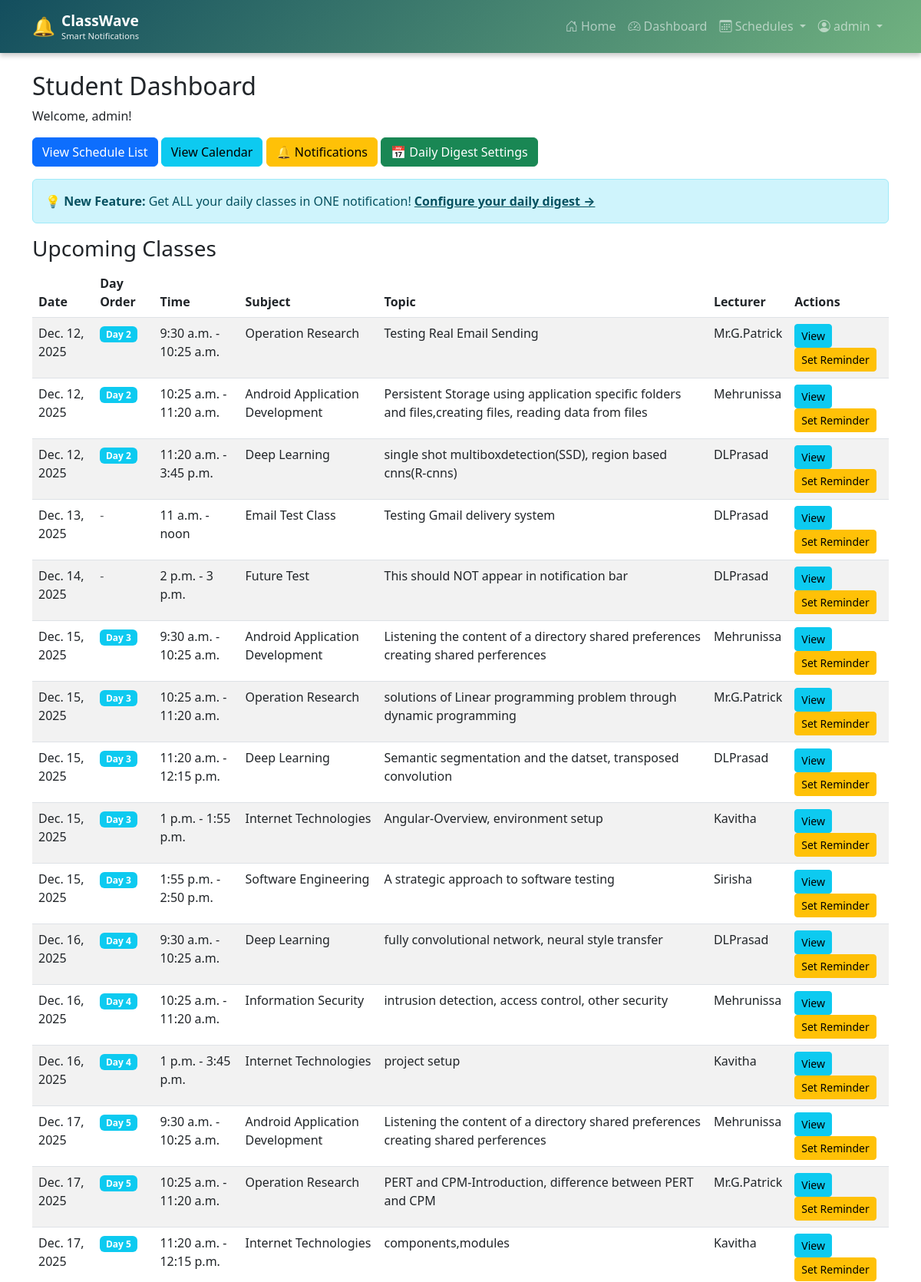
The page /schedules/student/ (signed in, upper part) on the database its author committed.
### accounts/models.py (models this page shows, shortened)
class User(AbstractUser):
    USER_TYPE_CHOICES = (
        ('student', 'Student'),
        ('lecturer', 'Lecturer'),
    )
    user_type = models.CharField(max_length=10, choices=USER_TYPE_CHOICES)
    email = models.EmailField(unique=True)
    phone = models.CharField(max_length=15, blank=True, null=True)

### schedules/models.py (models this page shows, shortened)
class Schedule(models.Model):
    DAY_ORDER_CHOICES = (
        ('1', 'Day 1'),
        ('2', 'Day 2'),
        ('3', 'Day 3'),
        ('4', 'Day 4'),
        ('5', 'Day 5'),
        ('6', 'Day 6'),
    )
    subject_name = models.CharField(max_length=200)
    topic = models.CharField(max_length=300)
    lecturer = models.ForeignKey(User, on_delete=models.CASCADE, related_name='schedules')
    department = models.CharField(max_length=100, blank=True, null=True, help_text="Department for this schedule")
    day_order = models.CharField(max_length=1, choices=DAY_ORDER_CHOICES, blank=True, null=True, help_text="Day order (Day 1, Day 2, etc.)")
    date = models.DateField()
    start_time = models.TimeField()
    end_time = models.TimeField()
    batch = models.CharField(max_length=50, blank=True, null=True)
    students = models.ManyToManyField(User, related_name='assigned_schedules', blank=True)
    created_at = models.DateTimeField(auto_now_add=True)
    updated_at = models.DateTimeField(auto_now=True)
    class Meta:
        ordering = ['date', 'start_time']

### schedules/views.py (the view, shortened to what this page needs)
# urls.py: path('student/', views.student_dashboard, name='student_dashboard'),
@login_required
def student_dashboard(request):
    if request.user.user_type != 'student' and not request.user.is_superuser:
        return redirect('lecturer_dashboard')
    if request.user.is_superuser:
        schedules = Schedule.objects.all().order_by('date', 'start_time')
        department = "Admin - All Departments"
    context = {
        'schedules': schedules,
        'department': department,
    }
    return render(request, 'schedules/student_dashboard.html', context)

### templates/schedules/student_dashboard.html (shortened to what this page needs)
{% extends 'base.html' %}
{% block content %}
<div class="row">
    <div class="col-md-12">
        <h2>Student Dashboard</h2>
        <p>Welcome, {{ user.username }}!</p>
        <div class="mb-3">
            <a href="{% url 'schedule_list' %}" class="btn btn-primary">View Schedule List</a>
            <a href="{% url 'schedule_calendar' %}" class="btn btn-info">View Calendar</a>
            <a href="{% url 'notifications' %}" class="btn btn-warning">🔔 Notifications</a>
            <a href="{% url 'digest_preferences' %}" class="btn btn-success">📅 Daily Digest Settings</a>
        </div>
        <div class="alert alert-info">
            <strong>💡 New Feature:</strong> Get ALL your daily classes in ONE notification!
            <a href="{% url 'digest_preferences' %}" class="alert-link">Configure your daily digest →</a>
        </div>
        <h3>Upcoming Classes</h3>
        {% if schedules %}
            <div class="table-responsive">
                <table class="table table-striped">
                    <thead>
                        <tr>
                            <th>Date</th>
                            <th>Day Order</th>
                            <th>Time</th>
                            <th>Subject</th>
                            <th>Topic</th>
                            <th>Lecturer</th>
                            <th>Actions</th>
                        </tr>
                    </thead>
                    <tbody>
                        {% for schedule in schedules %}
                            <tr>
                                <td>{{ schedule.date }}</td>
                                <td>
                                    {% if schedule.day_order %}
                                        <span class="badge bg-info">Day {{ schedule.day_order }}</span>
                                    {% else %}
                                        <span class="text-muted">-</span>
                                    {% endif %}
                                </td>
                                <td>{{ schedule.start_time }} - {{ schedule.end_time }}</td>
                                <td>{{ schedule.subject_name }}</td>
                                <td>{{ schedule.topic }}</td>
                                <td>{{ schedule.lecturer.get_full_name|default:schedule.lecturer.username }}</td>
                                <td>
                                    <a href="{% url 'schedule_detail' schedule.id %}" class="btn btn-sm btn-info">View</a>
                                    <a href="{% url 'set_reminder' schedule.id %}" class="btn btn-sm btn-warning">Set Reminder</a>
                                </td>
                            </tr>
                        {% endfor %}
                    </tbody>
                </table>
            </div>
        {% else %}
            <p class="alert alert-info">No schedules assigned yet.</p>
        {% endif %}
    </div>
</div>
{% endblock %}

### templates/base.html (shortened to what this page needs)
<!DOCTYPE html>
<html lang="en">
<head>
    <link href="https://cdn.jsdelivr.net/npm/bootstrap@5.3.0/dist/css/bootstrap.min.css" rel="stylesheet">
    <link rel="stylesheet" href="https://cdn.jsdelivr.net/npm/bootstrap-icons@1.11.0/font/bootstrap-icons.css">
</head>
<body>
    <nav class="navbar navbar-expand-lg navbar-dark" style="background: linear-gradient(135deg, #134E5E 0%, #71B280 100%); box-shadow: 0 4px 6px rgba(0,0,0,0.2);">
        <div class="container">
            <a class="navbar-brand d-flex align-items-center" href="{% url 'home' %}">
                <span class="me-2" style="font-size: 1.5rem;">🔔</span>
                <div class="d-flex flex-column">
                    <span class="fw-bold" style="font-size: 1.2rem;">ClassWave</span>
                    <small style="font-size: 0.7rem; opacity: 0.9; margin-top: -3px;">Smart Notifications</small>
                </div>
            </a>
            <div class="collapse navbar-collapse" id="navbarNav">
                <ul class="navbar-nav ms-auto">
                    <li class="nav-item">
                        <a class="nav-link" href="{% url 'home' %}">
                            <i class="bi bi-house-door"></i> Home
                        </a>
                    </li>
                    {% if user.is_authenticated %}
                        <li class="nav-item">
                            <a class="nav-link" href="{% url 'dashboard' %}">
                                <i class="bi bi-speedometer2"></i> Dashboard
                            </a>
                        </li>
                        <li class="nav-item dropdown">
                            <a class="nav-link dropdown-toggle" href="#" role="button" data-bs-toggle="dropdown">
                                <i class="bi bi-calendar3"></i> Schedules
                            </a>
                        </li>
                        <li class="nav-item dropdown">
                            <a class="nav-link dropdown-toggle" href="#" role="button" data-bs-toggle="dropdown">
                                <i class="bi bi-person-circle"></i> {{ user.username }}
                            </a>
                        </li>
                    {% endif %}
                </ul>
            </div>
        </div>
    </nav>
    <div class="container mt-4">
        {% block content %}{% endblock %}
    </div>
</body>
</html>

### rows shown on the page
User: username "admin"
Schedule: date "Dec. 12, 2025", day_order "2", start_time "9:30 a.m.", end_time "10:25 a.m.", subject_name "Operation Research", topic "Testing Real Email Sending", lecturer.get_full_name "Mr.G.Patrick"
Schedule: date "Dec. 12, 2025", day_order "2", start_time "10:25 a.m.", end_time "11:20 a.m.", subject_name "Android Application Development", topic "Persistent Storage using application specific folders and files,creating files, reading data from files", lecturer.get_full_name "Mehrunissa"
Schedule: date "Dec. 12, 2025", day_order "2", start_time "11:20 a.m.", end_time "3:45 p.m.", subject_name "Deep Learning", topic "single shot multiboxdetection(SSD), region based cnns(R-cnns)", lecturer.get_full_name "DLPrasad"
Schedule: date "Dec. 13, 2025", start_time "11 a.m.", end_time "noon", subject_name "Email Test Class", topic "Testing Gmail delivery system", lecturer.get_full_name "DLPrasad"
Schedule: date "Dec. 14, 2025", start_time "2 p.m.", end_time "3 p.m.", subject_name "Future Test", topic "This should NOT appear in notification bar", lecturer.get_full_name "DLPrasad"
Schedule: date "Dec. 15, 2025", day_order "3", start_time "9:30 a.m.", end_time "10:25 a.m.", subject_name "Android Application Development", topic "Listening the content of a directory shared preferences creating shared perferences", lecturer.get_full_name "Mehrunissa"
Schedule: date "Dec. 15, 2025", day_order "3", start_time "10:25 a.m.", end_time "11:20 a.m.", subject_name "Operation Research", topic "solutions of Linear programming problem through dynamic programming", lecturer.get_full_name "Mr.G.Patrick"
Schedule: date "Dec. 15, 2025", day_order "3", start_time "11:20 a.m.", end_time "12:15 p.m.", subject_name "Deep Learning", topic "Semantic segmentation and the datset, transposed convolution", lecturer.get_full_name "DLPrasad"
Schedule: date "Dec. 15, 2025", day_order "3", start_time "1 p.m.", end_time "1:55 p.m.", subject_name "Internet Technologies", topic "Angular-Overview, environment setup", lecturer.get_full_name "Kavitha"
Schedule: date "Dec. 15, 2025", day_order "3", start_time "1:55 p.m.", end_time "2:50 p.m.", subject_name "Software Engineering", topic "A strategic approach to software testing", lecturer.get_full_name "Sirisha"
Schedule: date "Dec. 16, 2025", day_order "4", start_time "9:30 a.m.", end_time "10:25 a.m.", subject_name "Deep Learning", topic "fully convolutional network, neural style transfer", lecturer.get_full_name "DLPrasad"
Schedule: date "Dec. 16, 2025", day_order "4", start_time "10:25 a.m.", end_time "11:20 a.m.", subject_name "Information Security", topic "intrusion detection, access control, other security", lecturer.get_full_name "Mehrunissa"
Schedule: date "Dec. 16, 2025", day_order "4", start_time "1 p.m.", end_time "3:45 p.m.", subject_name "Internet Technologies", topic "project setup", lecturer.get_full_name "Kavitha"
Schedule: date "Dec. 17, 2025", day_order "5", start_time "9:30 a.m.", end_time "10:25 a.m.", subject_name "Android Application Development", topic "Listening the content of a directory shared preferences creating shared perferences", lecturer.get_full_name "Mehrunissa"
Schedule: date "Dec. 17, 2025", day_order "5", start_time "10:25 a.m.", end_time "11:20 a.m.", subject_name "Operation Research", topic "PERT and CPM-Introduction, difference between PERT and CPM", lecturer.get_full_name "Mr.G.Patrick"
Schedule: date "Dec. 17, 2025", day_order "5", start_time "11:20 a.m.", end_time "12:15 p.m.", subject_name "Internet Technologies", topic "components,modules", lecturer.get_full_name "Kavitha"
